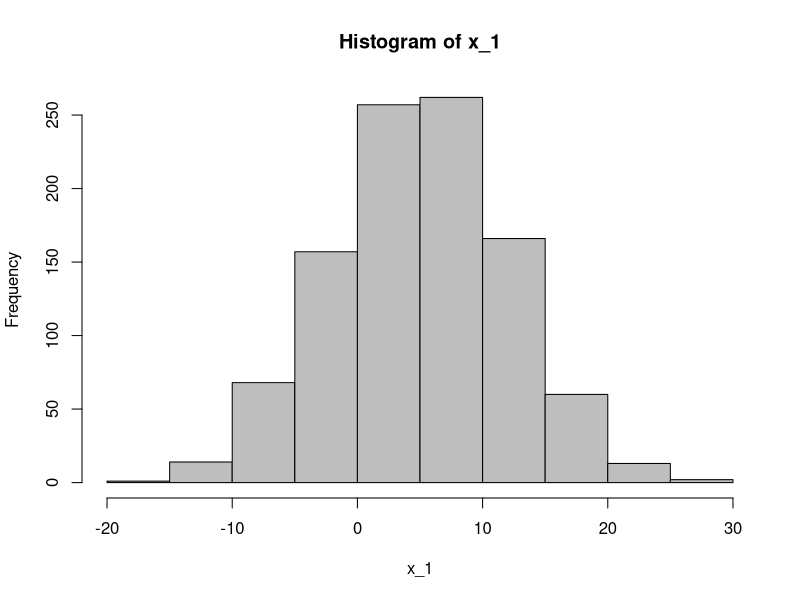
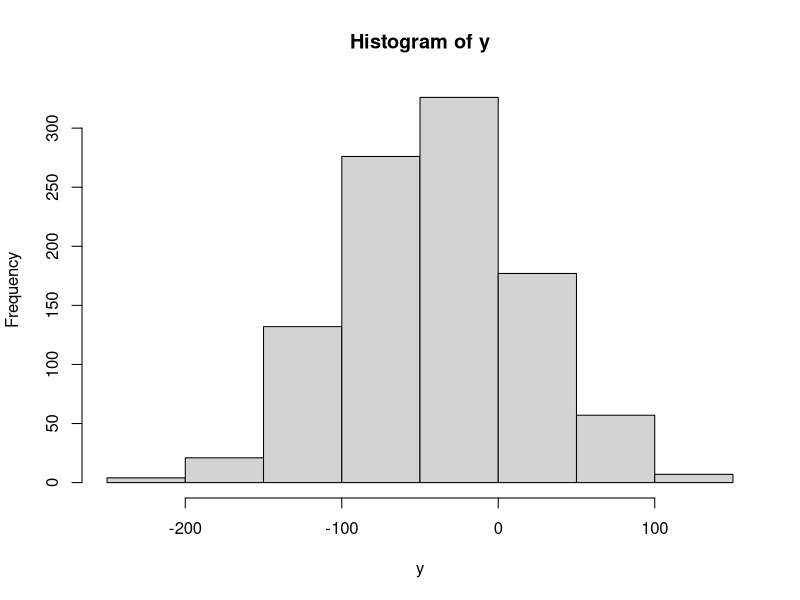
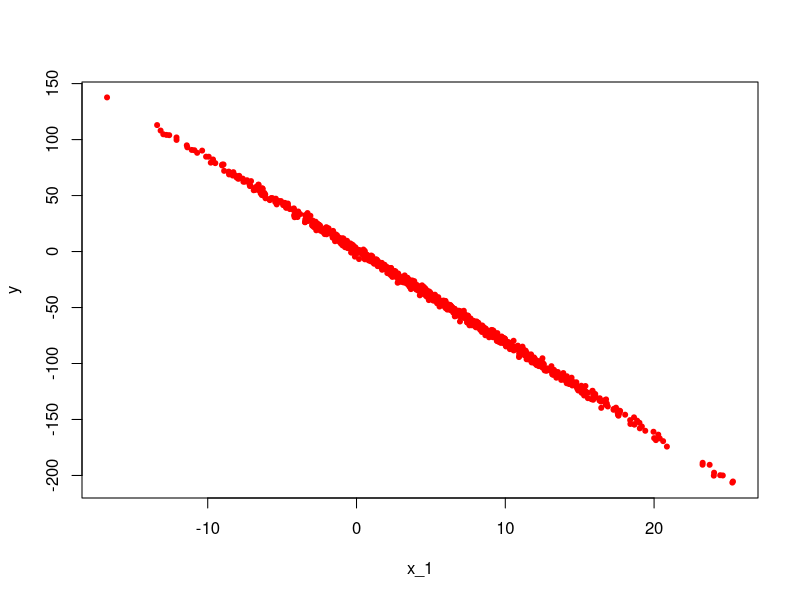
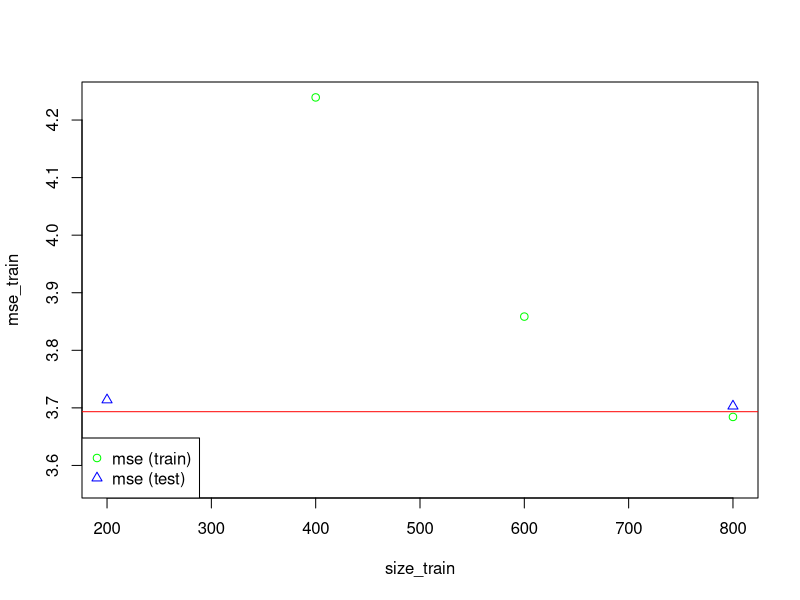
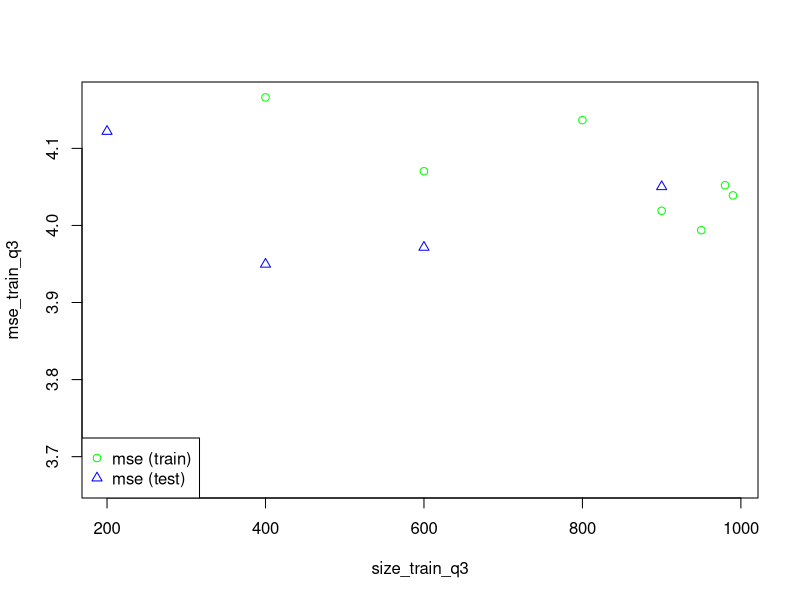

Reproduce these figures in R, in order.
library(tidyverse)

# simulating fake data 
x_1 <- rnorm(1000,5,7) #1000 values with mean of ~5 and sd ~7
hist(x_1, col = "grey")

true_error <- rnorm(1000,0,2)
true_beta_0 <- 1.1
true_beta_1 <- -8.2

y <- true_beta_0 + true_beta_1*x_1 + true_error
hist(y)
plot(x_1, y, pch = 20, col = "red")

# 1. Does regression model recover true values of the Betas? 
model <- lm(y ~ x_1)
summary(model)
# running the linear regression model does seem to recover the true betas
# Beta1 in model is around -8.2 and Beta0 in model is around 1.1

# Additional notes
  # model$fitted.values (returns the values from plugging each i (observation) into the equation)
  # model$residuals (returns the values of the residual, which is the observed value - fitted value)

# 2. 
  # a. simulate another fake variable x2 that has a gamma distribution with parameters you pick
  x_2 <- rgamma(1000, shape = 2, rate = .5)
  mean(x_2) # 2 * 1/.5 (2)
  var(x_2) # 2 * (1/.5)^2 (2^2)
  # b. make the truth be that y is a linear combination of both x1 and x2
  true_beta_0 <- 1.1
  true_beta_1 <- -8.2
  true_beta_2 <- 16 
  true_error <- rnorm(1000,0,2)
  y <- true_beta_0 + true_beta_1*x_1 + true_beta_2*x_2 + true_error
  # c. fit a model that only depends on x_1 
  model2_a <- lm(y ~ x_1)
  summary(model2_a)
  # d. fit a model that only depends on x_2 
  model2_b <- lm(y ~ x_2)
  summary(model2_b)
  # e. fit a model that uses both
  model2_c <- lm(y ~ x_1 + x_2)
  summary(model2_c)
  
  ## the model that only depends on x_1 recovers the true slope for x_1, but not the intercept
  ## the model that only depends on x_2 recovers the true slope for x_2, but not the intercept
  ## the model that depends on both x_1 and x_2 recovers the true slope for both variables and the intercept
  
  # f. vary the sample size and make a plot of mean square error of the training set and 
  # of the test set versus sample size
  
  # calculating mse of model2_c 
  mean(model2_c$residuals^2)
  # calculating mse (unbiased) of model2_c
  model2_c_mse <- sum(model2_c$residuals^2)/(1000-2)
  
  df <- data.frame(y, x_1, x_2)
  df <- df %>% mutate(u_id = 1:nrow(df))
  
  set.seed(17)
  
  s_frac <- c(.20, .40, .60, .80)
  mse_train <- c()
  mse_test <- c()
  size_train <- c()
  
  for(i in 1:length(s_frac)){
    
    train <- df %>% dplyr::sample_frac(s_frac[i])
    test  <- dplyr::anti_join(df, train, by = 'u_id')
    
    model_train <-  lm(y ~ x_1 + x_2, data = train)
    model_test <- lm(y ~ x_1 + x_2, data = test)
    
    mse_train[i] <- sum(model_train$residuals^2)/(nrow(train)-2)
    mse_test[i] <- sum(model_test$residuals^2)/(nrow(test)-2)
    
    size_train[i] <- nrow(train)
  }
  
  plot(size_train, mse_train, col = "green", type = "p", pch = 1)
  lines(size_train, mse_test, col = "blue", type = "p", pch = 2)
  abline(h = model2_c_mse, col = "red") 
  legend("bottomleft", legend = c("mse (train)", "mse (test)"), col = c("green", "blue"),
         pch = 1:2)
  
# 3. Create a new variable, z, that is equal to (x_1)^2. Include this as one of the predictors
# in your model. See what happens when you fit a model that depends on x1 only and then also on z
  z <- x_1^2
  true_beta_0 <- 1.1
  true_beta_1 <- -8.2
  true_beta_2 <- 16 
  true_beta_3 <- 60 
  true_error <- rnorm(1000,0,2)
  y <- true_beta_0 + true_beta_1*x_1 + true_beta_2*x_2 + true_beta_3*z + true_error
  model3 <- lm(y ~ x_1 + x_2 + z)
  summary(model3)
  
  # mse of model 3
  model3_mse <- sum(model3$residuals^2)/1000-2
  
  # a. model that depends on x1 only
  model3_a <- lm(y ~ x_1)
  summary(model3_a)
  # b. model that depends on z only
  model3_b <- lm(y ~ z)
  summary(model3_b)

  # the model for x_1 only does not recover the true slope for x_1 
  # the model for z only does appear to recover the true slope for z
  
  df2 <- data.frame(y, x_1, x_2, z) 
  df2 <- df2 %>% mutate(u_id = 1:nrow(df2))
  
  
  s_frac <- c(.20, .40, .60, .80, .90, .95, .98, .99)
  mse_train_q3 <- c()
  mse_test_q3 <- c()
  size_train_q3 <- c()
  
  for(i in 1:length(s_frac)){
    
    train <- df2 %>% dplyr::sample_frac(s_frac[i])
    test  <- dplyr::anti_join(df2, train, by = 'u_id')
    
    model_train <-  lm(y ~ x_1 + x_2 + z, data = train)
    model_test <- lm(y ~ x_1 + x_2 + z, data = test)
    
    mse_train_q3[i] <- sum(model_train$residuals^2)/(nrow(train)-2)
    mse_test_q3[i] <- sum(model_test$residuals^2)/(nrow(test)-2)
    
    size_train_q3[i] <- nrow(train)
  }
  
  plot(size_train_q3, mse_train_q3, col = "green", type = "p", pch = 1)
  lines(size_train_q3, mse_test_q3, col = "blue", type = "p", pch = 2)
  abline(h = model3_mse, col = "red") 
  legend("bottomleft", legend = c("mse (train)", "mse (test)"), col = c("green", "blue"),
         pch = 1:2)
  


  